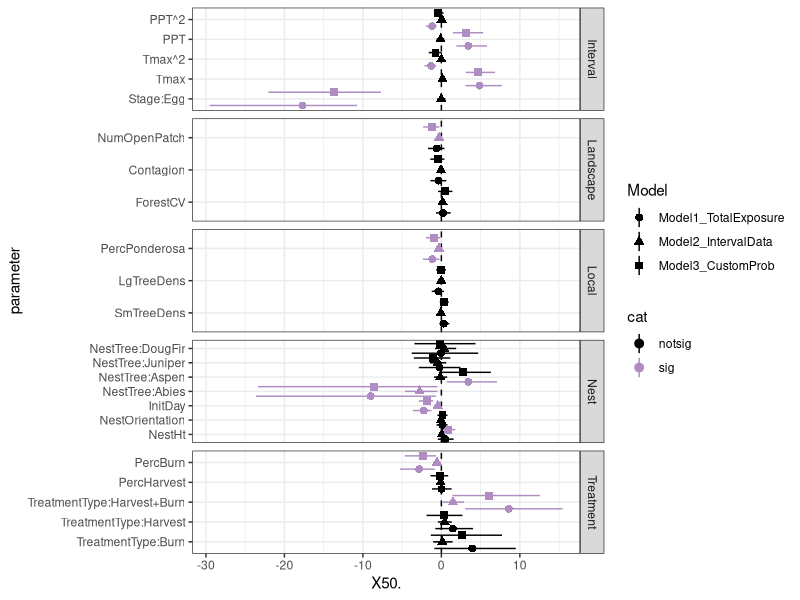

R code for this plot:
# Model covariate results
# Ana Miller-ter Kuile
# April 10, 2023

# this script generates posterior plots for all four models
#I've run so far


# Load packages -----------------------------------------------------------


# Load packages, here and tidyverse for coding ease, 
package.list <- c("here", "tidyverse", 
                  "patchwork")


## Installing them if they aren't already on the computer
new.packages <- package.list[!(package.list %in% 
                                 installed.packages()[,"Package"])]
if(length(new.packages)) install.packages(new.packages)

## And loading them
for(i in package.list){library(i, character.only = T)}


# Load posteriors ---------------------------------------------------------

m1 <- read.csv(here("data_outputs",
                    "01_whwonests",
                    "04_posterior_summaries",
                    "Model1_posteriors.csv"))

m2 <- read.csv(here("data_outputs",
                    "01_whwonests",
                    "04_posterior_summaries",
                    "Model2_posteriors.csv"))

m3 <- read.csv(here("data_outputs",
                    "01_whwonests",
                    "04_posterior_summaries",
                    "Model3_posteriors.csv"))


# Merge data --------------------------------------------------------------

post <- bind_rows(m1, m2, m3)



# Plot --------------------------------------------------------------------

post <- post %>%
  mutate(parameter = factor(parameter,
                            levels = c("Stage:Egg", "Tmax", "Tmax^2",
                                       "PPT", "PPT^2",
                                       "NestHt", "NestOrientation",
                                       "InitDay", "NestTree:Abies",
                                       "NestTree:Aspen", "NestTree:Juniper",
                                       "NestTree:DougFir",
                                       "TreatmentType:Burn", 
                                       "TreatmentType:Harvest",
                                       "TreatmentType:Harvest+Burn",
                                       "SmTreeDens", "LgTreeDens",
                                       "PercPonderosa", "ForestCV",
                                       "Contagion", "NumOpenPatch",
                                       "PercHarvest", "PercBurn"))) %>%
  mutate(group = case_when(parameter %in% c("Stage:Egg", "Tmax", "Tmax^2",
                                            "PPT", "PPT^2") ~ "Interval",
                           parameter %in% c("NestHt", "NestOrientation",
                                            "InitDay", "NestTree:Abies",
                                            "NestTree:Aspen", "NestTree:Juniper",
                                            "NestTree:DougFir") ~ "Nest",
                           parameter %in% c("TreatmentType:Burn", 
                                            "TreatmentType:Harvest",
                                            "TreatmentType:Harvest+Burn",
                                            "PercHarvest", "PercBurn") ~ "Treatment",
                           parameter %in% c("SmTreeDens", "LgTreeDens",
                                            "PercPonderosa") ~ "Local",
                           parameter %in% c("ForestCV",
                                            "Contagion", "NumOpenPatch") ~ "Landscape")) %>%
  mutate(cat = case_when((X2.5. >0 & X50. > 0 & X97.5. > 0) ~ "sig",
                         (X2.5. < 0 & X50. < 0 & X97.5. < 0) ~ "sig",
                         TRUE ~ "notsig"))

post %>%
  #filter(Model != "Model3_CustomProbCloglog") %>%
  ggplot() +
  geom_hline(yintercept = 0, linetype = 2) +
  geom_pointrange(aes(x = parameter, 
                      y= X50., 
                      ymin = X2.5.,
                      ymax = X97.5.,
                      shape = Model,
                      color = cat),
                  position = position_dodge2(width = 1)) +
  coord_flip() +
  scale_color_manual(values = c("black", "#af8dc3")) +
  facet_grid(group~., scales = "free") +
  theme_bw()
